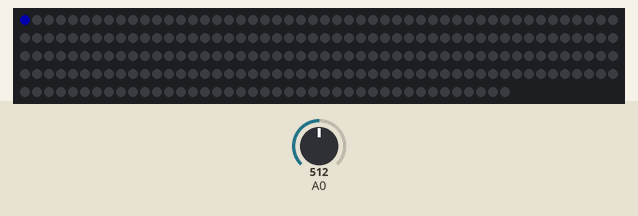
Bench run of a sketch on a simulated ESP8266 (NodeMCU). Parts: 241 RGB LEDs in strip order, left to right, continuing on the next row. Inputs (shaded band) come from the test bench; at power-on: A0 = 512. Dim RGB values are drawn brighter than linear; WiFi joins after 1.5 s; servers stay silent unless stated; the local clock reads 2024-03-15 10:24:30 at power-on unless the sketch sets it; random numbers use the default seed unless the sketch sets one; EEPROM starts erased; what the sketch prints to the serial monitor is not drawn.

Above: at 0.1 s.
At 71.2 s:
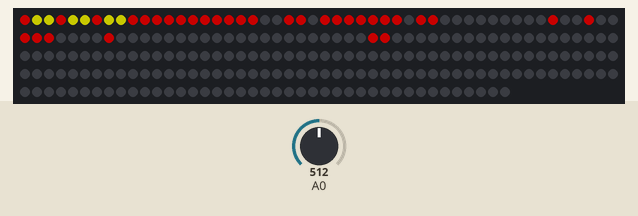
At 101.39 s:
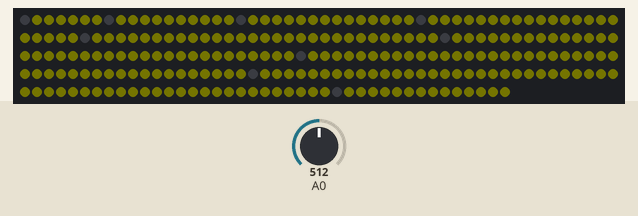
At 103.47 s:
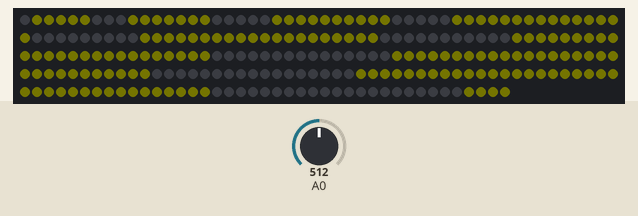

The sketch:

LEDCircleClock.ino
```cpp
#include <NeoPixelBus.h>
#include <ArduinoOTA.h>
#include <ESP8266WebServer.h>
#include <ESP8266HTTPUpdateServer.h>
#include <EEPROM.h>
#include <TZ.h>
#include <coredecls.h> // required for settimeofday_cb() (NTP sync callback)

#include "defines.h"

boolean timeIsSet = false;
time_t lastNtpSet = 0;
time_t currentTime = time(nullptr); // time_t = seconds since epoch
struct tm * timeinfo;
time_t previousEffectTime = time(nullptr);

int previousClockSecond = -1;
int millisOffset = 0; // Offset compared to millis() to get partial seconds in sync with the NTP seconds

char ssid[60];
char wifiPassword[60];

// Number of rings
#define RINGS 9

// Number of LEDs per ring
int ringSizes[] = {1, 8, 12, 16, 24, 32, 40, 48, 60};

// The higher the power the narrower the region that lights up
int ringPowers[] = {10, 20, 30, 40, 50, 60, 70, 80, 90};

// First LED number of a ring
int startLEDs[RINGS];
int totalLEDs;

const int PIXEL_COUNT = 241; // make sure to set this to the number of pixels in your strip
int brightness; // Brightness between 0 and 255

// For Esp8266, the Pin is omitted and it uses GPIO3(Rx) due to DMA hardware use.
NeoPixelBus<NeoGrbFeature, Neo800KbpsMethod> strip(PIXEL_COUNT);

ESP8266WebServer server(80);
ESP8266HTTPUpdateServer httpUpdater;

// Record the NPT set time
void timeUpdated() {
  timeIsSet = true;
  lastNtpSet = time(nullptr);
  Serial.print("NTP Updated: "); Serial.println(ctime(&lastNtpSet));
}

// Check if NTPD sync was more than ONE hour and 20 SECONDS ago. If so, we show it on screen to indicate we are not sure about the time yet or anymore.
boolean isNtpOlderThanOneHour() {
  // time(nullptr) = time in seconds
  return (!timeIsSet) || (time(nullptr) - lastNtpSet) > 3620;
}

void clearStrip() {
  strip.ClearTo(RgbColor(0, 0, 0));
  strip.Show();
}

void handlingDelay(int delayMillis) {
  ArduinoOTA.handle();
  server.handleClient();

  // Make sure the software watchdog does not trigger
  ESP.wdtFeed();

  if (delayMillis > 0) delay(delayMillis);
}

void setPixel(int pixelNumber, RgbColor color) {
  int red = min((int)color.R, MAX_BRIGHTNESS);
  int green = min((int)color.G, MAX_BRIGHTNESS);
  int blue = min((int)color.B, MAX_BRIGHTNESS);
  RgbColor limitedColor = RgbColor(red, green, blue);
  strip.SetPixelColor(pixelNumber, limitedColor);
}

void setRandomSeed() {
  uint32_t seed;

  // random works best with a seed that can use 31 bits
  // analogRead on a unconnected pin tends toward less than four bits
  seed = analogRead(0);
  delay(1);

  for (int shifts = 3; shifts < 31; shifts += 3) {
    seed ^= analogRead(0) << shifts;
    delay(1);
  }

  // Serial.println(seed);
  randomSeed(seed);
}

void setup() {
  Serial.begin(115200);
  while (!Serial); // wait for serial attach

  // For the ESP the flash has to be read to a buffer
  EEPROM.begin(512);

  strip.Begin();
  strip.Show();

  // Setup the wifi
  EEPROM.get(SSID_ADDR, ssid);
  EEPROM.get(WIFI_PASSWORD_ADDR, wifiPassword);
  Serial.print("\r\nConnecting to WIFI '");
  Serial.print(String(ssid));
  Serial.print("'...\r\n");
  strip.SetPixelColor(0, RgbColor(0, 0, 50));
  strip.Show();
  WiFi.mode(WIFI_STA);
  WiFi.hostname(HOSTNAME);
  WiFi.begin(String(ssid), String(wifiPassword));
  if (WiFi.waitForConnectResult() != WL_CONNECTED) {
    Serial.println("Connection Failed! Continuing...");
    strip.SetPixelColor(0, RgbColor(50, 0, 0));
    strip.Show();
    WiFi.mode(WIFI_AP);
    WiFi.softAP(HOSTNAME);
  } else {
    Serial.println("Connected to WIFI...");
    strip.SetPixelColor(0, RgbColor(0, 50, 0));
    strip.Show();
  }
  Serial.print("IP address: ");
  Serial.println(WiFi.localIP());
  delay(1000);

  // implement NTP update of timekeeping (with automatic hourly updates)
  configTime(MY_TZ, NTP_SERVERS);

  // callback, when NTP changes the time
  settimeofday_cb(timeUpdated);

  setupOTA();

  EEPROM.get(BRIGHTNESS_ADDR, brightness);

  // Setup the web server
  httpUpdater.setup(&server);
  server.on("/", handleRoot);
  server.on("/wifi", handleWifi);
  server.begin();

  clearStrip();

  // Set the start LED numbers for every ring
  int startLED = 0;
  for (int ring = 0; ring < RINGS; ring++) {
    startLEDs[ring] = startLED;
    startLED += ringSizes[ring];
  }
  totalLEDs = startLED + ringSizes[RINGS - 1];

  setRandomSeed();

  Serial.println();
  Serial.println("Running...");
}

void executeEffect(int choice) {
  switch (choice) {
    case 0:
      sparkle();
      break;
    case 1:
      pacman();
      break;
    case 2:
      scan();
      break;
    case 3:
      fire();
      break;
  }
}

int count = 0;
void loop() {
  currentTime = time(nullptr); // time_t = seconds since epoch
  timeinfo = localtime (&currentTime); // setup timeinfo -> tm_hour, timeinfo -> tm_min, timeinfo -> tm_sec

  if (previousEffectTime != currentTime) {
    previousEffectTime = currentTime;
    if (random(30) == 0) {
      int effectChoice = random(4);
      executeEffect(effectChoice);
    }
  }

  ArduinoOTA.handle();
  server.handleClient();

  updateClockHands();
}
```

clock.ino
```cpp
// zero degrees is straigh up
void drawAngle(int angle, int rings, RgbColor color, boolean overwrite = false, double brightnessFactorCutoff = 0.0) {
  // Set the correct pixels in the rings
  for (int ring = 1; ring < rings; ring++) {
    // Make sure the software watchdog does not trigger
    ESP.wdtFeed();

    // Set the correct color for all the LEDs in the ring
    int ringSize = ringSizes[ring];
    for (int led = 0; led < ringSize; led++) {
      int ledAngle = (int)((double)led * 360.0 / ringSize);
      int distance = abs(ledAngle - angle);
      if (distance > 180) distance = 360 - distance;
      double brightnessFactor = (180.0 - (double)distance) / 180.0; // 1.0 = minimal distance, 0.0 = maximum distance
      if (brightnessFactor > 0.99) brightnessFactor = 1.0;
      brightnessFactor = fastPow(brightnessFactor, ringPowers[ring]); // steaper slopes and so narrower line

      int ledNumber = startLEDs[ring] + led;
      RgbColor originalColor = strip.GetPixelColor(ledNumber);
      RgbColor targetColor = RgbColor(
                               max(color.R * brightnessFactor, (double)originalColor.R * (overwrite && brightnessFactor > brightnessFactorCutoff ? 1.0 - brightnessFactor : 1.0)),
                               max(color.G * brightnessFactor, (double)originalColor.G * (overwrite && brightnessFactor > brightnessFactorCutoff ? 1.0 - brightnessFactor : 1.0)),
                               max(color.B * brightnessFactor, (double)originalColor.B * (overwrite && brightnessFactor > brightnessFactorCutoff ? 1.0 - brightnessFactor : 1.0)));

      setPixel(ledNumber, targetColor);
    }
  }
}

void drawMarkers() {
  int ringSize = ringSizes[RINGS - 1];
  for (int hour = 0; hour < 12; hour++) {
    int ledNumber = startLEDs[RINGS - 1] + hour * ringSize / 12;
    RgbColor originalColor = strip.GetPixelColor(ledNumber);
    RgbColor markerColor = RgbColor(min(brightness / 3 + originalColor.R, 255), min(brightness / 4 + originalColor.G, 255),  originalColor.B);
    strip.SetPixelColor(ledNumber, markerColor);
  }
  setPixel(0, RgbColor(brightness / 3, brightness / 4, 0));
}

void updateClockHands() {
  currentTime = time(nullptr); // time_t = seconds since epoch

  if (isNtpOlderThanOneHour()) {
    // No fresh NTP time info? Hide clock hands...
    strip.ClearTo(RgbColor(0, 0, 0));
    drawMarkers();
    if (currentTime % 2 == 0) {
      // Flashing red dot in the middle to indicate loss of time
      setPixel(0, RgbColor(brightness / 3, 0, 0));
    }
    strip.Show();
    return;
  }

  timeinfo = localtime (&currentTime); // setup timeinfo -> tm_hour, timeinfo -> tm_min, timeinfo -> tm_sec
  int secondsOfDay = ((timeinfo -> tm_hour % 12) * 3600) + (timeinfo -> tm_min * 60) + (timeinfo -> tm_sec);

  int millisOfSecond = millis() % 1000L;
  if (previousClockSecond != secondsOfDay) {
    // Reset the millis offset
    millisOffset = -millisOfSecond;
    previousClockSecond = secondsOfDay;
  }
  millisOfSecond = millisOfSecond + millisOffset;
  if (millisOfSecond < 0) millisOfSecond += 1000;

  strip.ClearTo(RgbColor(0, 0, 0));

  int secondsAngle =  secondsOfDay % 60 * 6 + millisOfSecond * 6 / 1000;
  drawAngle(secondsAngle, RINGS, RgbColor(0, brightness, 0));

  int minutesAngle = secondsOfDay % 3600 / 10;
  drawAngle(minutesAngle, RINGS - 1, RgbColor(0, 0, brightness));

  int hoursAngle = secondsOfDay / 120;
  drawAngle(hoursAngle, RINGS - 2, RgbColor(brightness, 0, 0));

  drawMarkers();

  strip.Show();
}
```

defines.h
```cpp
#define PASSWORD "KlokPassword"
#define HOSTNAME "LED-Klok"

#define SSID_ADDR 0 // String[60]
#define WIFI_PASSWORD_ADDR (SSID_ADDR + sizeof(ssid)) // String[60]
#define BRIGHTNESS_ADDR (WIFI_PASSWORD_ADDR + sizeof(wifiPassword)) // int

// Limit the power consumption. A full lit display can take up to 4 Amps.
// A value of 255 disabled the limit and allows all LEDs to be full brightness.
#define MAX_BRIGHTNESS 100

// The timezone to sync the date/time to, using NTP. For timezone to use, see TZ.h.
#define MY_TZ TZ_Europe_Amsterdam

// NTP server list to use for syncing time.
#define NTP_SERVERS "0.nl.pool.ntp.org", "1.nl.pool.ntp.org", "2.nl.pool.ntp.org"

#define CSS "<style>\
  body {\
    background: #fad7a0;\
    color: #154360;\
    padding: 20px;\
    font-size: 3em;\
    text-align: center;\
  }\
  div.container {\
    display: inline-block;\
    width: 90%;\
    height: 90%;\
    background: #f8c471;\
    box-shadow: 15px 20px 20px #88888888;\
    border-radius: 20px;\
    padding: 2%;\
    text-align: left;\
  }\
  h1 {\
    margin-top: 0;\
  }\
  input {\
    width: 100%;\
    border: 0;\
    border-bottom: 2px solid grey;\
    background: none;\
    color: #154360;\
    font-size: 1.2em;\
  }\
  input[type=\"range\"] {\
    width: 100%;\
  }\
  input[type=\"submit\"] {\
    background: #154360;\
    color: #fad7a0;\
    border: 0;\
    border-radius: 5px;\
    width: 40%;\
    height: 10%;\
    cursor: pointer;\
    font-size: 1em;\
    position: absolute;\
    left: 30%;\
    bottom: 20%;\
  }\
  div div {\
    position: absolute;\
    right: 2%;\
    bottom: 2%;\
    font-size: .6em;\
  }\
</style>"
```

effects.ino
```cpp
void sparkle() {
  int sparkleRounds = 75;
  int sparklesPerRound = 4;
  int sparkleDelay = 50;

  for (int sparkleRound = 0; sparkleRound < sparkleRounds; sparkleRound++) {
    strip.ClearTo(RgbColor(0, 0, 0));
    for (int sparkle = 0; sparkle < sparklesPerRound; sparkle++) {
      int ledNumber = random(totalLEDs);
      RgbColor color = RgbColor(random(brightness), random(brightness), random(brightness));
      setPixel(ledNumber, color);
    }
    strip.Show();
    handlingDelay(sparkleDelay);
  }
}

void pacman() {
  // Yellow beak
  RgbColor color = RgbColor(brightness / 2 + 1, brightness / 2 + 1, 0);
  int bites = 4;
  int biteDelay = 1;
  int stepSize = 3;

  strip.ClearTo(RgbColor(0, 0, 0));

  // 45 degrees is always shown so just fill that always
  for (int ring = 1; ring < RINGS; ring++) {
    // Upper part of beak
    int startLED = startLEDs[ring] + 315 * ringSizes[ring] / 360;
    int endLED = startLEDs[ring] + ringSizes[ring] - 1;
    for (int led = startLED; led <= endLED; led++) {
      setPixel(led, color);
    }

    // Lower part of beak
    startLED = startLEDs[ring];
    endLED = startLEDs[ring] + 225 * ringSizes[ring] / 360;
    for (int led = startLED; led <= endLED; led++) {
      setPixel(led, color);
    }
  }

  while (bites-- > 0) {
    // Close beak
    for (int angle = 80; angle >= stepSize; angle -= stepSize) {
      drawAngle(270 + angle, RINGS, color);
      drawAngle(270 - angle, RINGS, color);
      strip.Show();
      handlingDelay(biteDelay);
    }

    handlingDelay(200);

    // Open beak
    for (int angle = 0; angle <= 60; angle += stepSize) {
      drawAngle(270 + angle, RINGS, RgbColor(0, 0, 0), true, 0.2);
      drawAngle(270 - angle, RINGS, RgbColor(0, 0, 0), true, 0.2);
      strip.Show();
      handlingDelay(biteDelay);
    }

    handlingDelay(200);
  }
}

void scan() {
  int stepSize = 5;
  double intensity = 0.0;
  double intensityStep = 0.001;
  double fadeOutSpeedup = 5.0;
  int maxAngle = 5 * 360;

  int red = random(brightness);
  int green = random(brightness);
  int blue = random(brightness);
  int offsetAngle = random(360);

  strip.ClearTo(RgbColor(0, 0, 0));
  for (int angle = 0; angle < maxAngle; angle += stepSize) {
    // Set the intensity (fade in and fade out)
    if (intensityStep > 0.0 && intensityStep * fadeOutSpeedup * (maxAngle - angle - 45) <= 1.0) {
      intensityStep = -intensityStep * fadeOutSpeedup;
    }
    intensity = intensity + intensityStep * stepSize;
    if (intensity > 1.0) intensity = 1.0;
    if (intensity < 0.0) intensity = 0.0;

    RgbColor color = RgbColor(red * intensity, green * intensity, blue * intensity);

    drawAngle((angle + offsetAngle) % 360, RINGS, color, true);
    drawAngle((angle - 90 + offsetAngle) % 360, RINGS, RgbColor(0, 0, 0), true);
    strip.Show();

    handlingDelay(0);
  }

  handlingDelay(100);
}

void fire() {
  // Translated version of a FastLed example
  int rounds = 150;

  int fireWidth = ringSizes[RINGS - 1];
  int fireHeight = RINGS;
  uint8_t heat[fireWidth][fireHeight];

  for(int i = 0; i < fireWidth; i++) {
    for(int j = 0; j < fireHeight; j++) {
      heat[i][j] = 0;
    }
  }

  for (int round = 0; round < rounds; round++) {
    strip.ClearTo(RgbColor(0, 0, 0));
    int activity = random(100) + 156;
    for (uint8_t h = 0; h < fireWidth; h++) {
      // Step 1.  Cool down every cell a little
      for ( uint8_t i = 0; i < fireHeight; i++) {
        int newHeat = heat[h][i] - random(80);
        heat[h][i] = newHeat > 0 ? newHeat : 0;
      }

      // Step 2.  Heat from each cell drifts 'up' and diffuses a little
      for ( uint8_t k = fireHeight - 1; k >= 1; k--) {
        uint8_t hleft = (h + fireWidth - 1) % fireWidth;
        uint8_t hright = (h + 1) % fireWidth;
        heat[h][k] = (heat[h][k]
                      + heat[hleft][k - 1]
                      + heat[h][k - 1]
                      + heat[hright][k - 1] ) / 4;
      }

      if ( random(256) < activity ) {
        int newHeat = heat[h][0]  + random(100);
        heat[h][0] = newHeat < 255 ? newHeat : 255;
      }
    }

    // map the modified fire onto the rings. Rings 0 is the outer ring and ring 8 is the inner ring.
    uint8_t ring = 0;
    do {
      int led = startLEDs[RINGS - ring - 1];
      uint8_t count = ringSizes[RINGS - ring - 1];
      uint16_t td = fireWidth * 255 / count;
      uint16_t t = 0;
      for (uint8_t i = 0; i < count ; i++) {
        uint8_t h = heat[t >> 8][fireHeight - 1 - ring];
        if (ring >= RINGS - 2) h = h | 128;

        // Convert heat to color
        RgbColor color;
        int t192 = h * 191 / 255;
        int heatramp = t192 & 0x3F; // 0..63
        heatramp <<= 2; // scale up to 0..252
        if(t192 & 0x80) {
          // very hot
          color = RgbColor(brightness, brightness, heatramp * brightness / 255);
        } else if(t192 & 0x40) {
          // warm
          color = RgbColor(brightness, heatramp * brightness / 255, 0);
        } else {
          // cool
          color = RgbColor(heatramp * brightness / 255, 0, 0);
        }

        // Set the pixel
        setPixel(led++, color);
        t += td;
      }
    } while (++ring < RINGS);
    strip.Show();

    handlingDelay(100);
  }
}
```

math.ino
```cpp
#define POWER_CACHE_SIZE 200
#define POSSIBLE_POWERS RINGS

class PowerEntry {
  public:
    int exponent;
    double results[POWER_CACHE_SIZE];
};

PowerEntry powers[POSSIBLE_POWERS];
int powerIndex = 0;

double fastPow(double base, int exponent) {
  if (base == 1.0) return 1.0;

  if (0 <= base && base < 1.0) {
    int intBase = base * POWER_CACHE_SIZE;
    for (int i = 0; i < powerIndex; i++) {
      if (powers[i].exponent == exponent) {
        return powers[i].results[intBase];
      }
    }

    // fill the cache for this power
    powers[powerIndex].exponent = exponent;
    for (int intBase = 0; intBase < POWER_CACHE_SIZE; intBase++) {
      double doubleBase = (double)intBase / POWER_CACHE_SIZE;
      double result = pow(doubleBase, (double)exponent);
      powers[powerIndex].results[intBase] = result;
    }
    powerIndex++;
  }
  return pow(base, (double)exponent);
}
```

ota.ino
```cpp
void setupOTA() {
  // Setup OTA updates
  ArduinoOTA.setPort(8266); // default 8266
  char buffer[50];
  snprintf(buffer, sizeof(buffer), "%s_%d", HOSTNAME, random(9999));
  ArduinoOTA.setHostname(buffer);
  ArduinoOTA.setPassword(PASSWORD); // No authentication by default

  ArduinoOTA.onStart([]() {
    Serial.println("OTA update start");
    strip.SetPixelColor(0, RgbColor(0, 0, 50));
    strip.Show();
  });
  ArduinoOTA.onEnd([]() {
    Serial.println("OTA update end");
    strip.SetPixelColor(0, RgbColor(0, 50, 0));
    strip.Show();
  });
  ArduinoOTA.onProgress([](int progress, int total) {
    Serial.printf("OTA update progress: %u\r\n", progress * 100 / total);
    // Start 5 LEDs before the percentage. This is needed because the jump could be more then one LED.
    // 5 is just an arbitrary number and works up to a couple of hundred LEDs.
    int startLED = max(1, PIXEL_COUNT * progress / total - 5);
    int endLED = PIXEL_COUNT * progress / total;
    for (int led = startLED; led <= endLED; led++) {
      strip.SetPixelColor(led, RgbColor(0, 50, 0));
    }
    strip.Show();
  });
  ArduinoOTA.onError([](ota_error_t error) {
    Serial.printf("Error[%u]: ", error);
    if (error == OTA_AUTH_ERROR) Serial.println("Auth Failed");
    else if (error == OTA_BEGIN_ERROR) Serial.println("Begin Failed");
    else if (error == OTA_CONNECT_ERROR) Serial.println("Connect Failed");
    else if (error == OTA_RECEIVE_ERROR) Serial.println("Receive Failed");
    else if (error == OTA_END_ERROR) Serial.println("End Failed");
    for (int led = 0; led < ringSizes[0] + ringSizes[1]; led++) {
      strip.SetPixelColor(led, RgbColor(50, 0, 0));
    }
    strip.Show();
    delay(1000);
  });
  ArduinoOTA.begin();
}
```

Source omitted: web.ino (2217 bytes)
